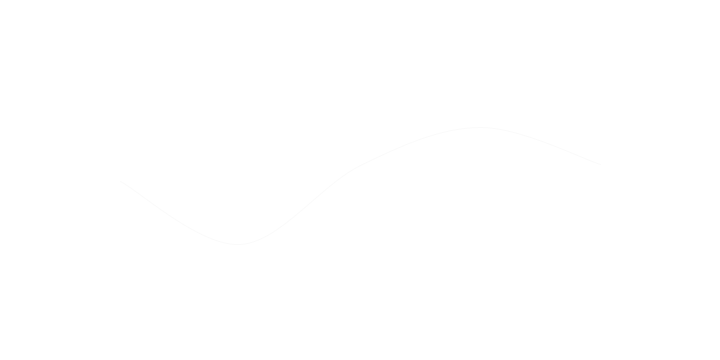
Frame 1 (no input)
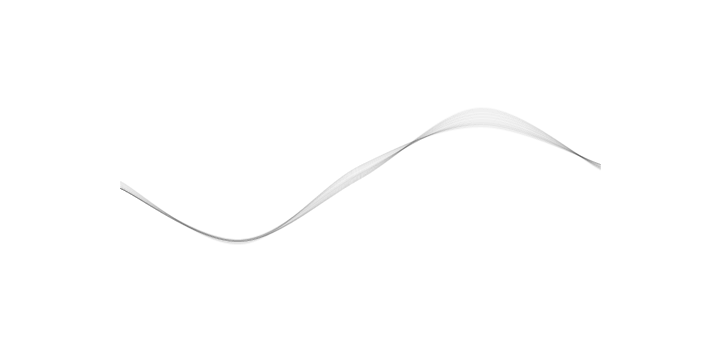
Frame 60 (the mouse pressed at the canvas centre just before this capture)
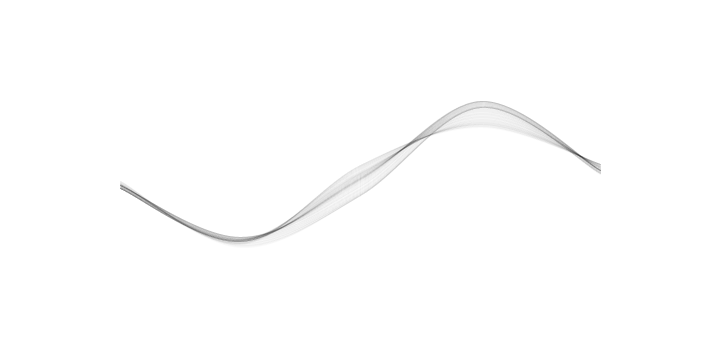
Frame 120 (the mouse held since frame 60 and released just before this capture)

The Processing sketch that drew these frames (run headless with seeded random() and noise(); from frame 60 on, the mouse is pressed at the canvas centre):

// Processing sketch: CurveVertexExploration
// ── CurveVertexExploration.pde
PVector start, end, mouse;
float pt0Off, pt1Off, pt2Off, pt3Off, pt4Off;
void setup(){
  size(720, 360);
  start = new PVector(width/6, height/2);
  end = new PVector(5*width/6, height/2);
  mouse = new PVector(mouseX, mouseY);
  noFill();
  pt0Off = random(1000);
  pt1Off = random(1000);
  pt2Off = random(1000);
  pt3Off = random(1000);
  pt4Off = random(1000);
  background(255);
  stroke(0,5);
  
}

void draw(){
  //background(255);
  mouse.set(mouseX, mouseY);
  
  //ellipse(start.x, start.y, 10, 10);
  start.set(start.x, map(noise(pt0Off),0,1,2*height/5, 3*height/5));
  end.set(end.x, map(noise(pt4Off),0,1,2*height/5, 3*height/5));
  beginShape();
  curveVertex(start.x, start.y);
  curveVertex(start.x, start.y);
  curveVertex(2*width/6, map(noise(pt1Off),0,1,height/2, 4*height/5));
  curveVertex(3*width/6, map(noise(pt2Off),0,1,2*height/5, 3*height/5));
  curveVertex(4*width/6, map(noise(pt3Off),0,1,height/5, height/2));
  curveVertex(end.x, end.y);
  curveVertex(end.x, end.y);
  endShape();
  //ellipse(end.x, end.y, 10, 10);
  pt0Off += 0.005;
  pt1Off += 0.005;
  pt2Off += 0.005;
  pt3Off += 0.005;
  pt4Off += 0.005;
  
  
}
void keyPressed(){
  if(keyCode == ' '){
    save("Cool Thing.png");
    noLoop();
  }
}
void mouseDragged(){
  if(PVector.dist(mouse, start) < 50){
    start.set(mouseX, mouseY);
  } else if(PVector.dist(mouse,end) < 50){
    end.set(mouseX, mouseY);
  }
}
